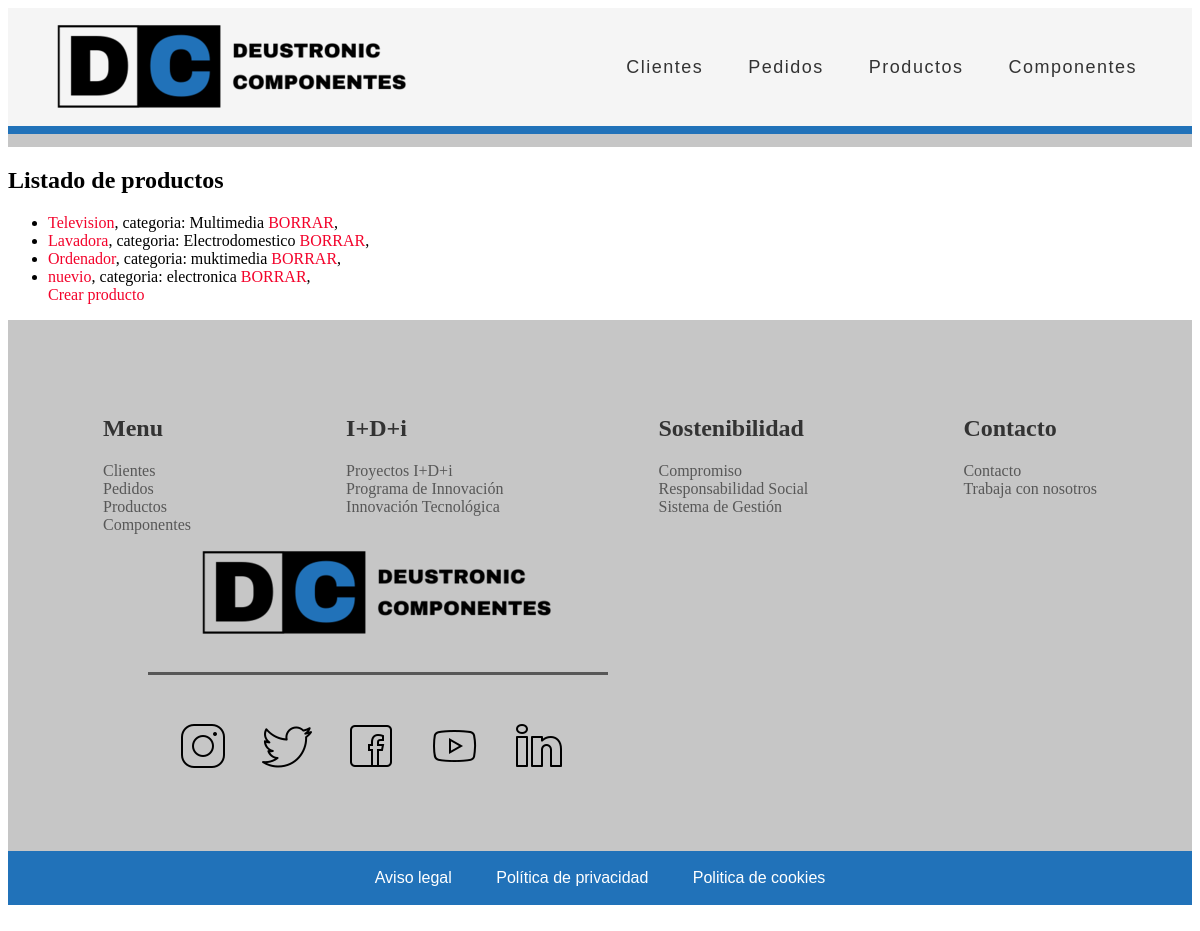
Page /appGestionPedidos/producto/list on the earlier database version.
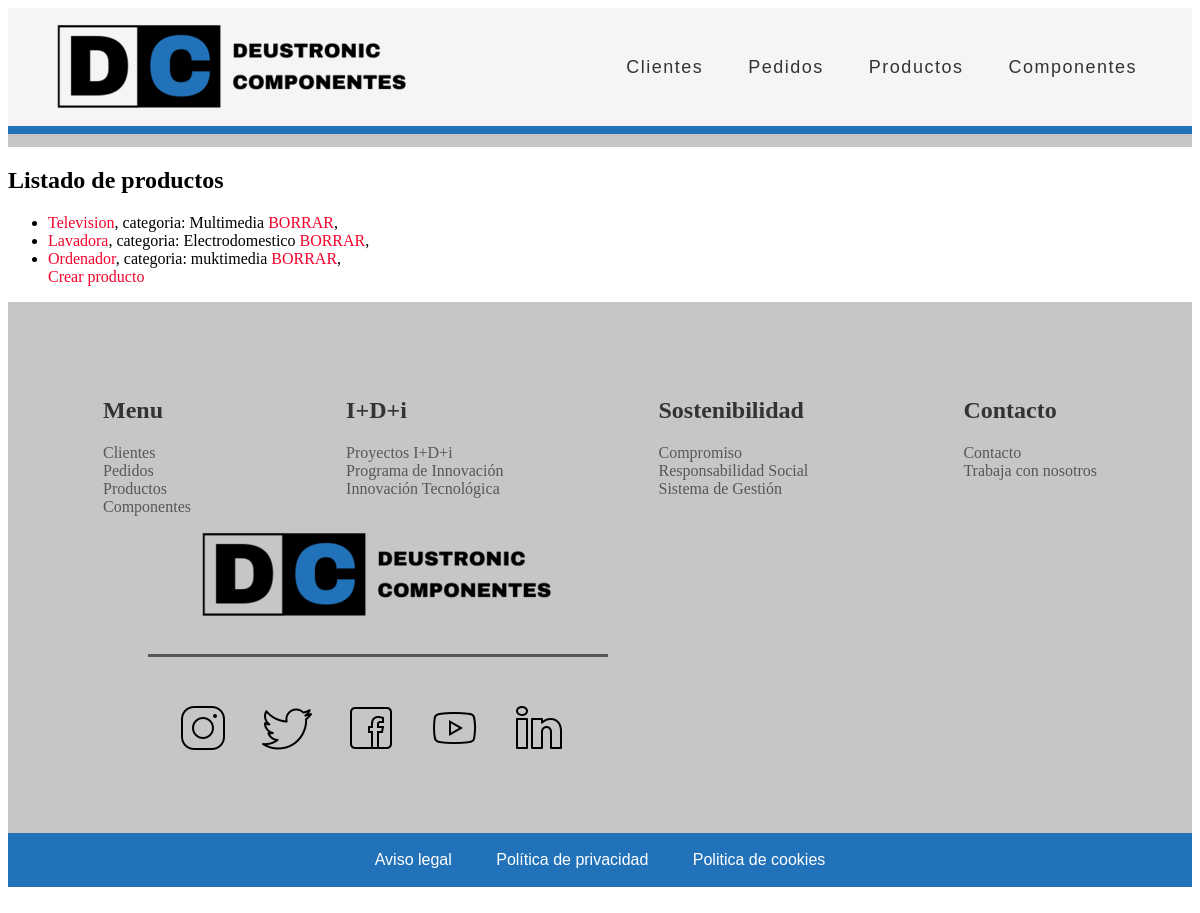
Same page on the later database version.
### appGestionPedidos/models.py (models this page shows, shortened)
class Producto(models.Model):
    referencia = models.IntegerField(unique=True)
    precio = models.FloatField()
    nombre = models.CharField(max_length=16)
    descripcion = models.CharField(max_length=60)
    categoria = models.CharField(max_length=16)
    componente = models.ManyToManyField(Componente)

### appGestionPedidos/views.py (the view)
# urls.py: path('producto/list', views.ProductoListView.as_view(), name='producto'),
class ProductoListView(ListView):
    model = Producto

### appGestionPedidos/templates/appGestionPedidos/producto_list.html (shortened to what this page needs)
{% extends "base.html" %}
{% block contenido %}
    <h2>Listado de productos</h2>
    {% if producto_list %}
        <ul>
        {% for producto in producto_list %}
            <li>
                <a href="/appGestionPedidos/producto_list/{{ producto.id }}">{{ producto.nombre }}</a>, categoria: {{ producto.categoria }}
                <a href="/appGestionPedidos/eliminar-producto/{{ producto.id }}">BORRAR</a>,
            </li>
        {% endfor %}
        <a href="/appGestionPedidos/producto/create">Crear producto</a>
        </ul>
    {% else %}
    <p>No hay prodcutos creados.</p>
    <a href="/appGestionPedidos/producto/create">Crear producto</a>
    {% endif %}
{% endblock %}

Differences in the rows shown:
removed Producto: nombre "nuevio", categoria "electronica"
